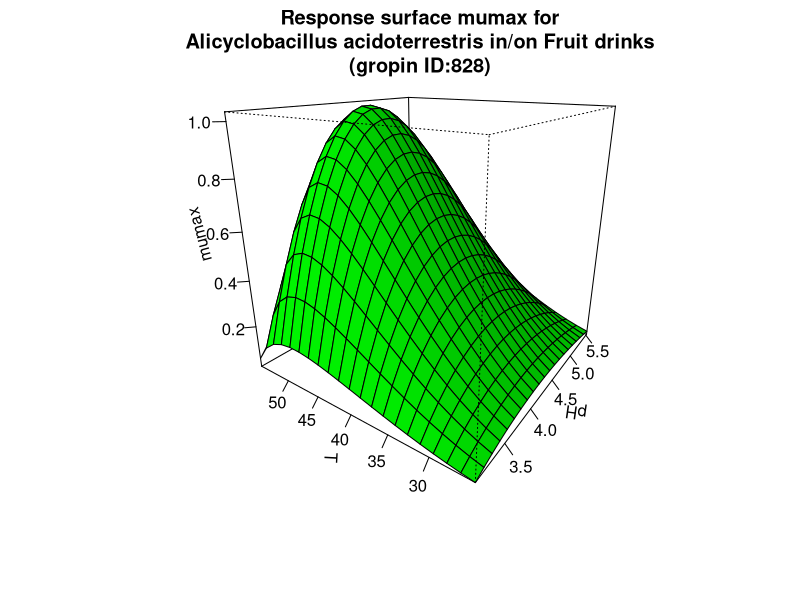

Generate this figure with R:
#############################
# start of Parameter script
#############################
pH <- seq(3.03303,5.52447552447553,length.out=21)
T <- seq(25.025,54.9450549450549,length.out=21)
#############################
# end of Parameter script
#############################
############################# 
# start of Model script Gropin ID 828 
#############################
 
# constant coefficients for this model
pHmin <- 2.93
pHopt <- 4.22
pHmax <- 5.9
Tmin <- 18.11
Topt <- 48.6
Tmax <- 55.68
mopt <- 1.035
 
variables <- data.frame(pH,T)
argumentsPar <- expand.grid(variables)
 
# heart of the model
response_surface <- function(pH,T) {
   mumax <-1.035*((pH-pHmax)*(pH-pHmin)/((pHopt-pHmin)*(pH-pHopt)-(pHopt-pHmax)*(pHmin-pH)))*((T-Tmax)*((T-Tmin)^2)/((Topt-Tmin)*((Topt-Tmin)*(T-Topt)-(Topt-Tmax)*(Topt+Tmin-2*T))))

return(mumax=mumax)
} 

# output parameters
responseSurface <- cbind(argumentsPar,response_surface(argumentsPar['pH'],argumentsPar['T']))
colnames(responseSurface) <- c(colnames(argumentsPar),'mumax')
#############################
# End of Model script
#############################
############################# 
# start of Visualisation script Gropin ID 828 
#############################
persp(pH,T,matrix(unlist(responseSurface$'mumax'),nrow=21),col = 'green',xlab='pH',ylab='T',zlab='mumax',main='Response surface mumax for
Alicyclobacillus acidoterrestris in/on Fruit drinks
(gropin ID:828)',theta=305,phi=20,shade=0.25,ticktype = 'detailed')
#############################
# End of Visualisation script
#############################
